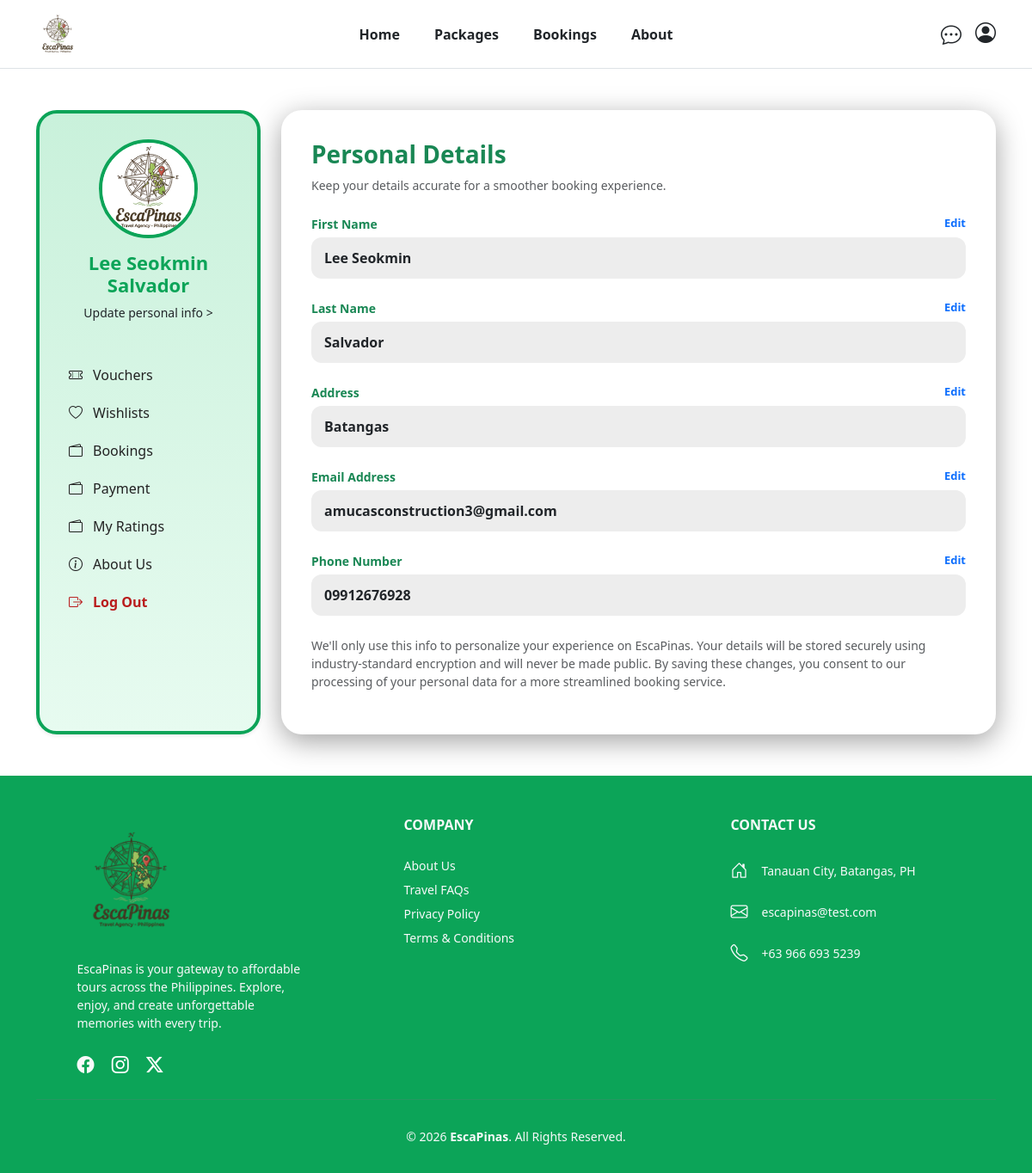
Page /frontend/profile.php (signed in) on the committed database.
### tables this page shows
CREATE TABLE `users` (
  `user_id` int(11) NOT NULL,
  `first_name` varchar(30) DEFAULT NULL,
  `last_name` varchar(30) DEFAULT NULL,
  `middle_initial` char(1) DEFAULT NULL,
  `contact_num` varchar(15) DEFAULT NULL,
  `region` varchar(30) DEFAULT NULL,
  `province` varchar(30) DEFAULT NULL,
  `city` varchar(30) DEFAULT NULL,
  `email` varchar(100) DEFAULT NULL,
  `password` varchar(255) DEFAULT NULL,
  `role` enum('user','admin') DEFAULT NULL,
  `is_verified` int(11) DEFAULT 0
);

### frontend/php/connect.php (called while the page is built, shortened)
<?php
  function executeQuery($query){
    $conn = $GLOBALS['conn'];
    return mysqli_query($conn, $query);
  }
?>

### frontend/profile/personal.php (the view, shortened to what this page needs)
<?php
include_once(__DIR__ . "/../php/connect.php");
$uid = $_SESSION['user_id'];
$query = "SELECT * FROM users WHERE user_id = '$uid'";
$result = executeQuery($query);
$user = mysqli_fetch_assoc($result);
$fields = [
    "First Name"    => $user['first_name'] ?? '',
    "Last Name"     => $user['last_name'] ?? '',
    "Address"       => $user['province'] ?? '',
    "Email Address" => $user['email'] ?? '',
    "Phone Number"  => $user['contact_num'] ?? ''
];
?>
<h3 class="fw-bold text-success">Personal Details</h3>
<p class="text-muted small">Keep your details accurate for a smoother booking experience.</p>
<div class="mt-4">
    <?php
    $idx = 0;
    foreach ($fields as $label => $val): ?>
        <div class="mb-4 profile-row" id="row-<?= $idx ?>">
            <div class="d-flex justify-content-between align-items-center">
                <label class="fw-semibold text-success small"><?= $label ?></label>
                <span class="edit-link text-primary fw-bold" onclick="toggleEdit(<?= $idx ?>, true)" style="font-size: 13px; cursor: pointer;">Edit</span>
            </div>
            <div class="info-box" style="background: #edededff; border-radius: 12px; padding: 12px 15px; min-height: 48px; display: flex; align-items: center; margin-top: 5px;">
                <p class="view-text m-0 fw-semibold text-dark w-100"><?= !empty($val) ? htmlspecialchars($val) : "Not set"; ?></p>
            </div>
        </div>
    <?php
    $idx++;
    endforeach; ?>
    <p class="text-muted small mt-4">
        We'll only use this info to personalize your experience on EscaPinas.
        Your details will be stored securely using industry-standard encryption
        and will never be made public. By saving these changes, you consent
        to our processing of your personal data for a more streamlined booking service.
    </p>
</div>

### frontend/profile.php (shortened to what this page needs)
<?php
$profileImage = $_SESSION['profile_image'] ?? "assets/images/logo2.jpg";
$page = $_GET['page'] ?? 'personal';
?>
<!doctype html>
<html lang="en">
<head>
    <link href="https://cdn.jsdelivr.net/npm/bootstrap@5.3.8/dist/css/bootstrap.min.css" rel="stylesheet"
>
    <link href="https://cdn.jsdelivr.net/npm/bootstrap-icons@1.11.0/font/bootstrap-icons.css" rel="stylesheet">
    <link rel="stylesheet" href="assets/css/profile.css">
</head>
<body>
    <?php include "components/navbar.php"; ?>
    <div class="container my-5">
        <div class="row g-4">
            <div class="col-md-3">
                <div class="account-sidebar shadow-sm">
                    <div class="profile-image-wrapper">
                        <img src="<?= $profileImage; ?>" alt="User Profile">
                    </div>
                    <h4 class="profile-name"><?= $userName; ?></h4>
                    <a href="profile.php?page=personal" class="text-center d-block text-decoration-none text-dark small">Update personal info ></a>
                    <div class="sidebar-links">
                        <a href="profile.php?page=voucher" class="<?= $page == 'voucher' ? 'fw-bold text-success' : '' ?>">
                            <i class="bi bi-ticket-perforated"></i> Vouchers
                        </a>
                        <a href="profile.php?page=wishlist" class="<?= $page == 'wishlist' ? 'fw-bold text-success' : '' ?>">
                            <i class="bi bi-heart"></i> Wishlists
                        </a>
                        <a href="profile.php?page=booking" class="<?= $page == 'booking' ? 'fw-bold text-success' : '' ?>">
                            <i class="bi bi-wallet2"></i> Bookings
                        </a>
                        <a href="profile.php?page=payment" class="<?= $page == 'payment' ? 'fw-bold text-success' : '' ?>">
                            <i class="bi bi-wallet2"></i> Payment
                        </a>
                        <a href="profile.php?page=review" class="<?= $page == 'review' ? 'fw-bold text-success' : '' ?>">
                            <i class="bi bi-wallet2"></i> My Ratings
                        </a>
                        <a href="about.php">
                            <i class="bi bi-info-circle"></i> About Us
                        </a>
                        <a href="login.php" class="logout"><i class="bi bi-box-arrow-right"></i> Log Out</a>
                    </div>
                </div>
            </div>
            <div class="col-md-9">
                <div class="box-details">
                    <?php
                    switch ($page) {
                        case 'personal':
                        default:
                            include "profile/personal.php";
                            break;
                    }
                    ?>
                </div>
            </div>
        </div>
    </div>
    <?php include "components/footer.php"; ?>
</body>
</html>

### frontend/assets/css/profile.css (style rules this page uses)
.account-sidebar { background: linear-gradient(180deg, #c9f1db, #e7fbf0); border: 4px solid #0ca458; box-shadow: 0 8px 32px 0 #0000005e; border-radius: 24px; padding: 30px 20px; min-height: 100%; overflow: hidden; color: #ffffff; }
.profile-image-wrapper { width: 115px; height: 115px; border-radius: 50%; border: 4px solid #0ca458; margin: 0 auto 15px; overflow: hidden; }
.profile-image-wrapper img { width: 100%; height: 100%; object-fit: cover; }
.profile-name { color: #0ca458; font-weight: 700; font-size: 22px; text-align: center; }
.sidebar-links { margin-top: 40px; }
.sidebar-links a { display: flex; align-items: center; gap: 12px; padding: 10px 14px; color: #222222ff; text-decoration: none; font-weight: 500; }
.sidebar-links .logout { color: #b91c1c; font-weight: 600; }
.box-details { background: #ffffff; border: #d9d9d9; border-radius: 24px; padding: 35px; box-shadow: 0 8px 32px 0 #0000005e; }

### rows in the picture
users: userName "Lee Seokmin Salvador", first_name "Lee Seokmin", last_name "Salvador", province "Batangas", email "amucasconstruction3@gmail.com", contact_num "09912676928"

### other values in the picture
$label "First Name"
$label "Last Name"
$label "Address"
$label "Email Address"
$label "Phone Number"
